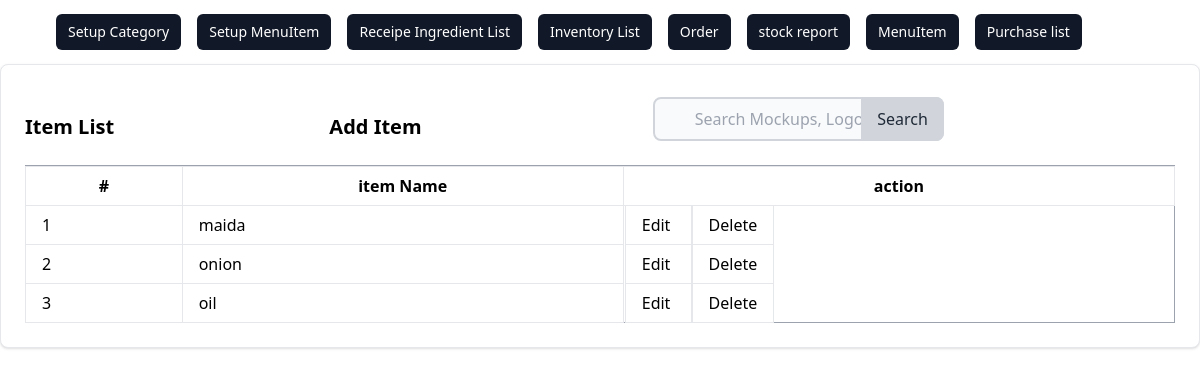
The page /inventory/item/list/ on the database its author committed.
### inventory/models.py (models this page shows, shortened)
class Item(models.Model):
    name = models.CharField(max_length=100, unique=True)

### inventory/views.py (the view)
# urls.py: path('item/list/', views.ItemListView.as_view(), name='item_list'),
class ItemListView(ListView):
    model = Item
    template_name = 'inventory/item/item_list.html'

### inventory/templates/inventory/item/item_list.html (shortened to what this page needs)
{% extends 'inventory/base.html' %} {% block content %}
<div class="card max-w-80%  p-6 bg-white border border-gray-200 rounded-lg shadow dark:bg-gray-800 dark:border-gray-400">
  <div class="row">
    <div class="flex items-center justify-between">
        <h5 class="text-xl font-semibold">Item List</h5>
        <a href="{% url 'inventory:item_create' %}" class="text-xl font-semibold text-grey-200 hover:underline hover:text-blue-00 ml-auto">
         <h5>  Add Item</h5>
        </a>
      <form method="get" action="{% url 'inventory:item_search' %}" class="max-w-md mx-auto px-4 py-2 justify-end">
        <div class="relative">
            <input
            type="search"
            id="default-search"
            name='q'
            class="block w-full pl-10 pr-4 py-2 rounded-lg border-2 border-gray-300 bg-gray-50 focus:ring-blue-500 focus:border-blue-500"
            placeholder="Search Mockups, Logos..."
            required
          />
          <button
            type="submit"
            class="absolute inset-y-0 right-0 px-4 py-2 bg-gray-300 text-gray-800 rounded-r-lg hover:bg-gray-400 focus:outline-none focus:bg-gray-400"
          >
            Search
          </button>
        </div>
      </form>
    </div>
      <div class="card-body">
        <table class="table-auto w-full border-collapse border border-gray-400 table-bordered">
          <th class="px-1 py-0">
            <tr>
              <th class="px-4 py-2 border px-4 py-2" >#</th>
              <th class="px-4 py-2  border px-4 py-2 ">item Name</th>
              <th col="3" class="px-0 py-0  border ">action</th>
            </tr>
          </th>
          <tbody>
            {% if object_list %} {% for item in object_list %}
            <tr>
              <td class="border px-4 py-2">{{ item.id}}</td>
              <td class="border px-4 py-2">{{ item.name }}</td>
              <td>
                <a  class="border px-4 py-2"  href="{% url 'inventory:item_update' item.id  %}"> Edit </a>
                <a  class="border px-4 py-2" href="{% url 'inventory:item_delete' item.id %}" > Delete </a>
              </td>
            </tr>
          {% endfor %}
          {% else %}
            <tr><td colspan="8" class="border px-4 py-2">No item found</td></tr>
          {% endif %}
          </tbody>
        </table>
      </div>
    </div>
  </div>
  </div>
{% endblock %}

### rows shown on the page
Item: id "1", name "maida"
Item: id "2", name "onion"
Item: id "3", name "oil"
